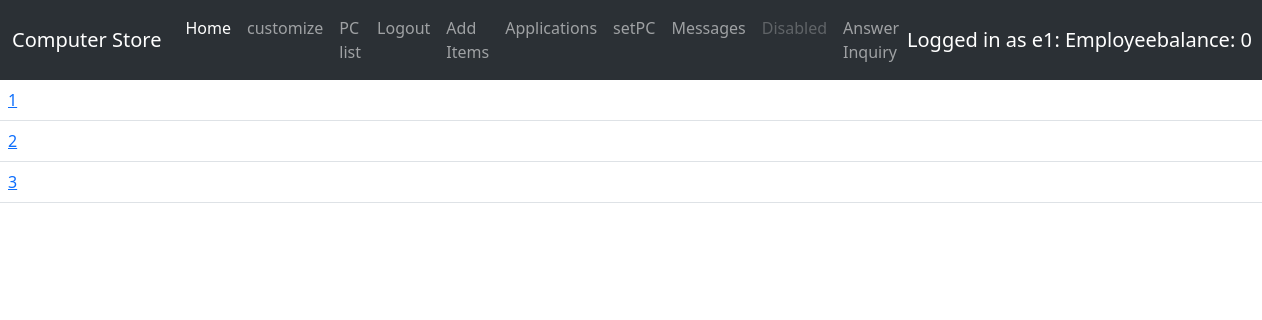
Page /inquiry (signed in) on the committed database.
### ltt/models.py (models this page shows, shortened)
class User(db.Model,UserMixin):
    __tablename__ = 'User'
    id = db.Column(db.Integer, primary_key = True)
    username = db.Column(db.String(120),default = None )
    password = db.Column(db.String(120),default = None)
    balance = db.Column(db.Integer(),default=0)
    userType = db.Column(db.String(120),default = "Visitor")
    status = db.Column(db.String(120),default = "Valid")
    compliments = db.Column(db.Integer,default = 0)
    warnings = db.Column(db.Integer,default=0)

class Inquiry(db.Model):
    id = db.Column(db.Integer,primary_key=True)
    user_id = db.Column(db.Integer,db.ForeignKey('User.id'))
    purchase_id = db.Column(db.Integer,db.ForeignKey('purchase.id'))
    messages = db.relationship("InqMessages",backref="inquiry")
    status = db.Column(db.String(120), default = "open")
    employee_id = db.Column(db.Integer,db.ForeignKey('User.id'))

### ltt/view.py (the view, shortened to what this page needs)
@view.route('/inquiry',methods = ['GET','POST'])
def viewInquiry():
    inquiries_to_show_customer = Inquiry.query.filter_by(user_id = current_user.id)
    inquiries_to_show_employee = Inquiry.query.filter_by(employee_id = current_user.id)
    purchase = Purchase.query.filter_by(user_id=current_user.id)
    form = InquiryForm()
    form.purchase_.choices = [(purchases.id, PC.query.get_or_404(purchases.pc_id)) for purchases in Purchase.query.filter_by(user_id = current_user.id)]
    return render_template('inquiry.html',form=form,inquiries_to_show_customer = inquiries_to_show_customer,inquiries_to_show_employee=inquiries_to_show_employee)

### ltt/models.py (called while the page is built)
@login_manager.user_loader
def load_user(user_id):
    return User.query.get(int(user_id))

### ltt/templates/inquiry.html (shortened to what this page needs)
{% extends "base.html" %}
{% block contend %}
<table class = "table table-hover">
  <tbody>
    {%if current_user.userType == "Employee"%}
      {%for inquiry in inquiries_to_show_employee%}
        <tr>
          <td><a href = "{{ '/inquirypage/%s'%inquiry.id }}">{{inquiry.id}}</a></td>
        </tr>
      {%endfor%}
    {%elif current_user.userType == "Customer"%}
      {%for inquiry in inquiries_to_show_customer%}
        <tr>
          <td><a href = "{{ '/inquirypage/%s'%inquiry.id }}">{{inquiry.id}}</a></td>
        </tr>
        {%endfor%}
    {%endif%}
  </tbody>
</table>
{% endblock %}

### ltt/templates/base.html (shortened to what this page needs)
<!DOCTYPE html>
<html>
    <head>
        <link href="https://cdn.jsdelivr.net/npm/bootstrap@5.3.0-alpha3/dist/css/bootstrap.min.css" rel="stylesheet">
        <link rel="stylesheet" type="text/css" href="{{ url_for('static', filename='main.css') }}">
    </head>
    <body>
        <nav class="navbar navbar-expand-lg bg-body-tertiary bg-dark"  data-bs-theme="dark">
            <div class="container-fluid">
              <a class="navbar-brand" href="#">Computer Store</a>
              <div class="collapse navbar-collapse" id="navbarNavAltMarkup">
                <div class="navbar-nav">
                  <a class="nav-link active" aria-current="page" href="/home">Home</a>
                  <a class="nav-link" href="/customize">customize</a>
                  <a class="nav-link" href="/prebulid">PC list</a>
                  {%if current_user.is_active%}
                    <a class="nav-link" href="/logout">Logout</a>
                  {%endif%}
                  {%if current_user.userType == "Employee"%}
                    <a class="nav-link" href = /additem>Add Items</a>
                    <a class="nav-link" href = /applications>Applications</a>
                    <a class="nav-link" href = /setPC>setPC</a>
                  {%endif%}
                  {%if current_user.userType == "Employee"%}
                  <a class="nav-link" href = /messages>Messages</a>
                  {%endif%}
                  <a class="nav-link disabled">Disabled</a>
                  {%if current_user.userType == "Employee"%}
                  <a class="nav-link" href = /inquiry>Answer Inquiry</a>
                  {%endif%}
                </div>
              </div>
              {%if current_user.is_active%}
                <a class="navbar-brand"> {%print "Logged in as "%}{% print current_user.username ,": ", current_user.userType , "balance: ",current_user.balance %} </a>
              {%endif%}
            </div>
        </nav>
        {% block contend %}
        {%endblock%}
    </body>
</html>

### ltt/static/main.css (style rules this page uses)
* { box-sizing: border-box; }
body { color: grey; }

### rows in the picture
User: username "e1 Employee 0"
Inquiry: id "1"
Inquiry: id "2"
Inquiry: id "3"

### other values in the picture
{{ print "Logged in as " }} "Logged in as"
